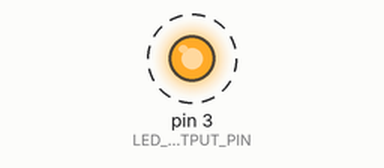
This sketch was run on a simulated Arduino Uno, built with avr-gcc and run on an emulated ATmega328P. On the bench: output pins drawn as LEDs (lit = HIGH). Dashed ring = blinking.

Above: at 0.5 s.
Timing chart, 0 to 4.6 s (numbered marks = the images above):
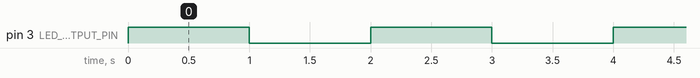

Measured:
- by itself, pin 3 (LED_OUTPUT_PIN): alternates HIGH for 1.0 s and LOW for 1.0 s

The sketch:

w3l2.ino
```cpp
const int LED_OUTPUT_PIN = 3;
void setup() {
  // put your setup code here, to run once:

  pinMode(LED_OUTPUT_PIN, OUTPUT);
}

void loop() {
  // put your main code here, to run repeatedly:

  digitalWrite(3, HIGH); // turn LED on (output 5V)
  delay(1000);
  digitalWrite(3, LOW); // turn LED off (output 0V)
  delay(1000);
}
```
